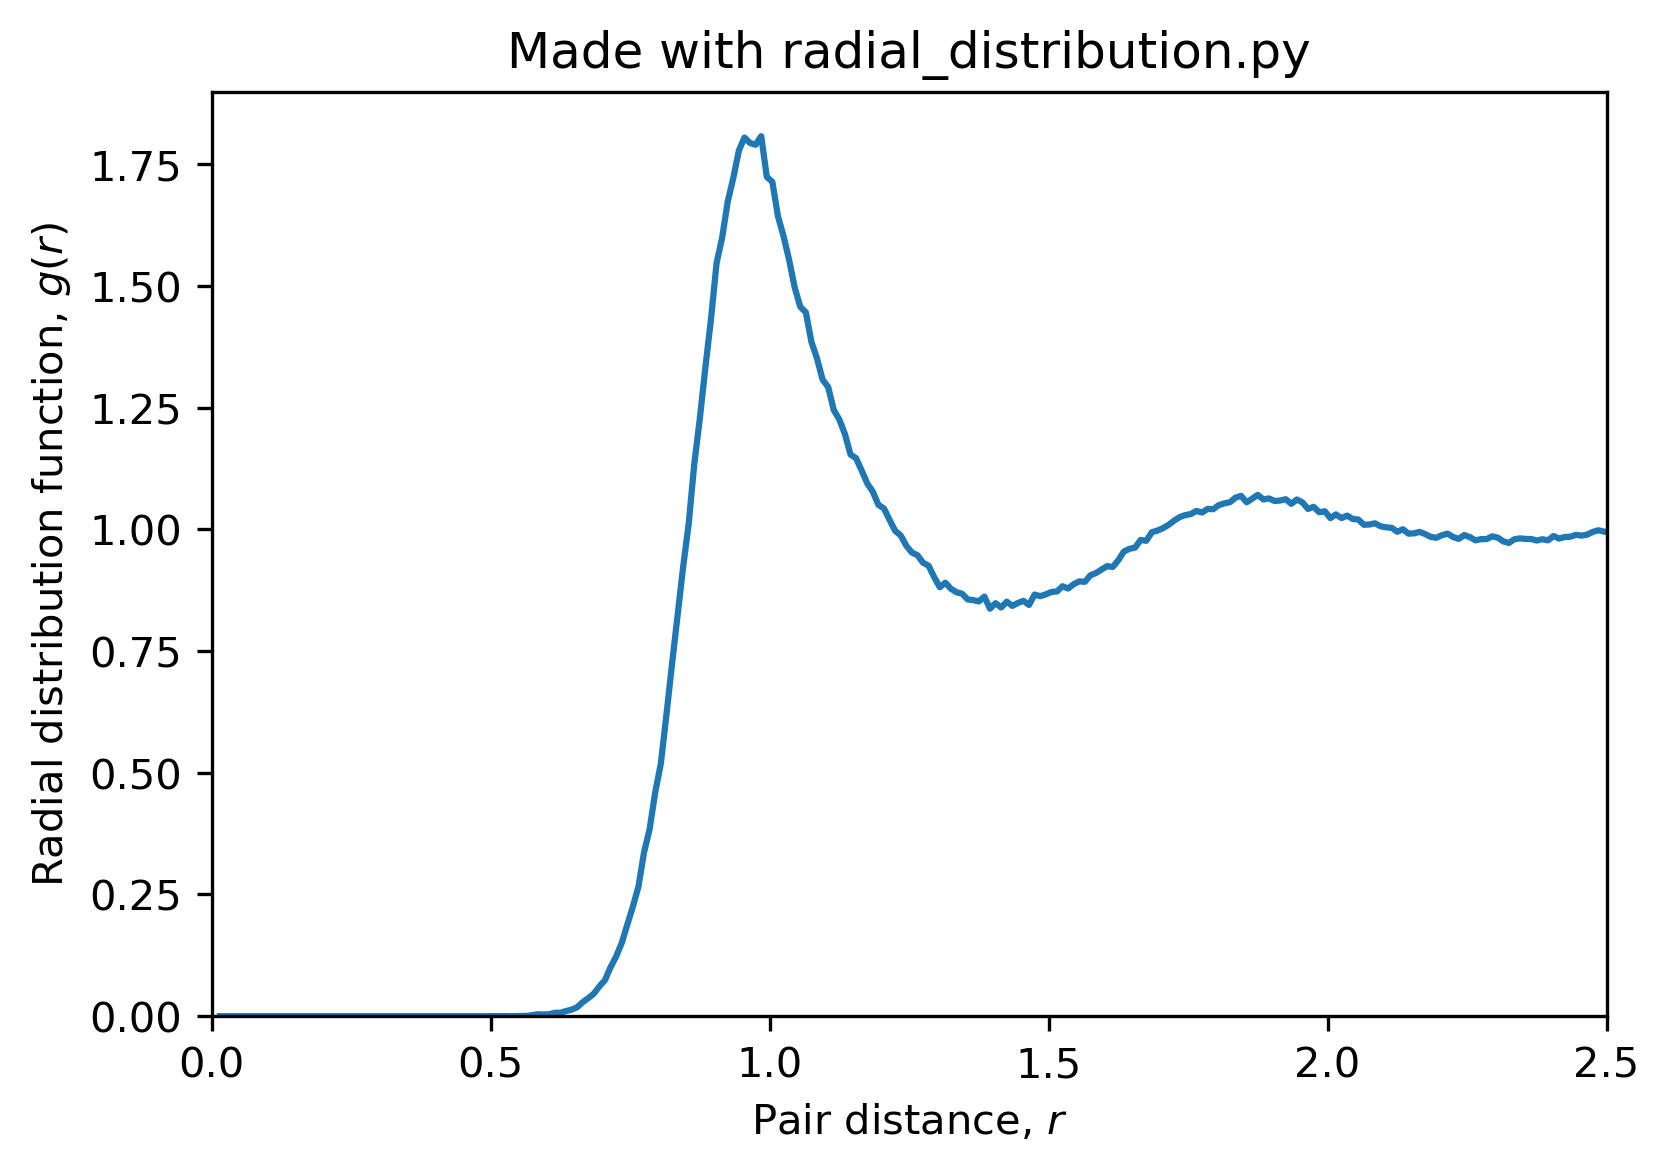

Write the Python code that produced this figure.
""" Calculate the radial distribution function at runtime """

import numpy as np
import matplotlib.pyplot as plt
import pandas as pd

from dompap import Simulation

# Setup default simulation
sim = Simulation()

# Equilibrate
sim.set_random_velocities(temperature=0.02)
sim.set_integrator(target_temperature=0.02)
sim.run(steps=1000)

# Production run
r_bins = np.arange(0.01, 2.5, 0.01)
r, rdf = sim.get_radial_distribution_function(r_bins=r_bins)
rdf_evaluations = 1
steps = 80_000
stride = 40
for step in range(steps):
    sim.step()
    if step % stride == 0:
        _, this_rdf = sim.get_radial_distribution_function(r_bins=r_bins)
        rdf += this_rdf
        rdf_evaluations += 1
rdf /= rdf_evaluations + 1

# Plot radial distribution function
plt.figure(figsize=(6, 4))
plt.title(f'Made with {__file__.split("/")[-1]}')
plt.plot(r, rdf, '-')
plt.xlabel(r'Pair distance, $r$')
plt.ylabel(r'Radial distribution function, $g(r)$')
plt.xlim(0, 2.5)
plt.ylim(0, None)
plt.savefig('radial_distribution.png', dpi=300, bbox_inches='tight')
plt.show()

# Save to csv-file
pd.DataFrame({'r': r, 'g(r)': rdf}).to_csv('radial_distribution.csv', index=False)
